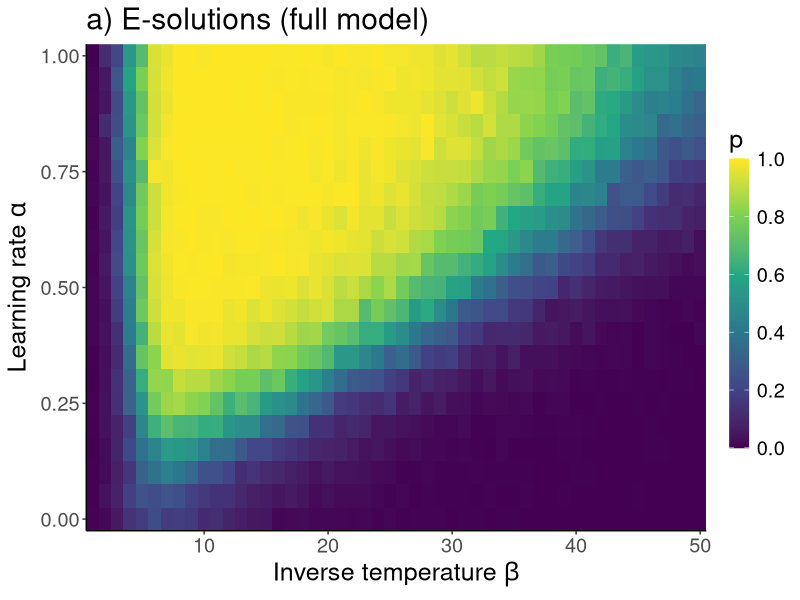
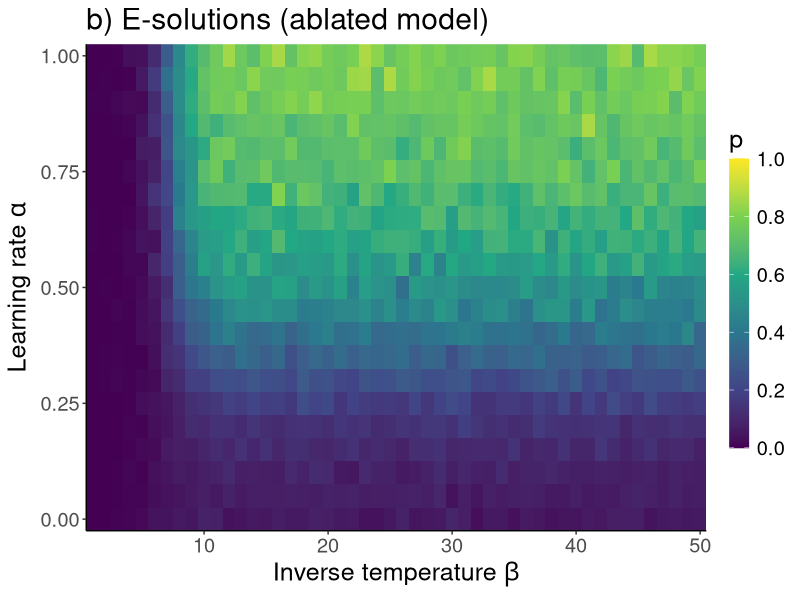
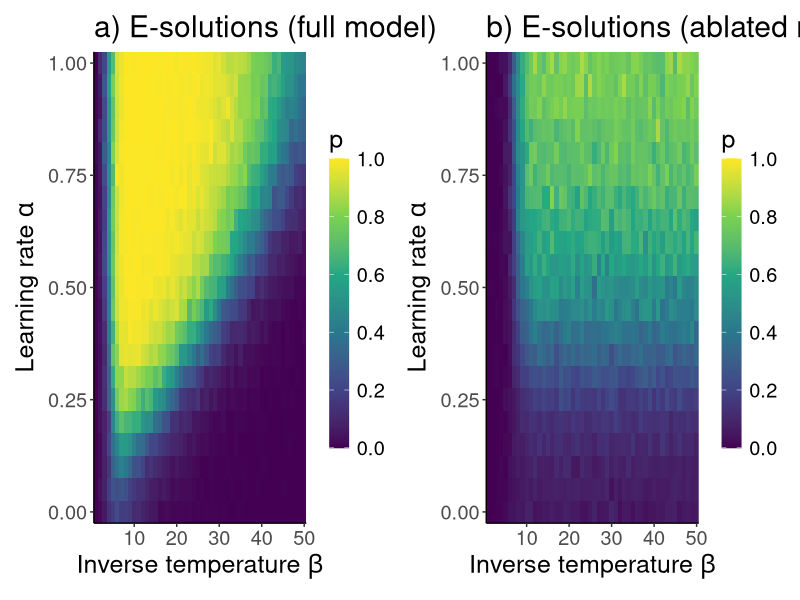

Write R code to recreate these figures, in order.
d<-read.csv('data/esolutions.csv')
d$X<-NULL
dp<-data.frame(probs=as.vector(t(d)), lrate=rep(seq(0, 1, 0.05), 50), alpha=rep(1:50, each=21))

library(ggplot2)
library(viridisLite)
library(patchwork)
library(ggridges)

p1<-ggplot(data.frame(dp), aes(y = lrate, x = alpha, fill=probs)) +
  geom_tile()+
  scale_fill_viridis_c(limits = c(0,1), breaks = c(0, 0.2,0.4,0.6,0.8, 1)) + 
  guides(breaks =seq(-0.2, 1, 0.2), fill = guide_colourbar(barwidth = 1, barheight = 14.5, title="p"))+
  theme_classic() +
  scale_y_continuous(expand=c(0,0))+
  #define new breaks on x-axis
  scale_x_continuous(expand=c(0,0))+
  xlab(expression('Inverse temperature'~beta))+ 
  ylab(expression('Learning rate'~alpha))+
  ggtitle("a) E-solutions (full model)")+
  #adjust text size
  theme(text = element_text(size=18,  family="sans"))
p1

d<-read.csv('data/esolutions_no_physical.csv')
d$X<-NULL
dp<-data.frame(probs=as.vector(t(d)), lrate=rep(seq(0, 1, 0.05), 50), alpha=rep(1:50, each=21))

library(ggplot2)
library(viridisLite)
library(patchwork)
library(ggridges)

p2<-ggplot(data.frame(dp), aes(y = lrate, x = alpha, fill=probs)) +
  geom_tile()+
  scale_fill_viridis_c(limits = c(0,1), breaks = c(0, 0.2,0.4,0.6,0.8, 1)) + 
  guides(breaks =seq(-0.2, 1, 0.2), fill = guide_colourbar(barwidth = 1, barheight = 14.5, title="p"))+
  theme_classic() +
  scale_y_continuous(expand=c(0,0))+
  #define new breaks on x-axis
  scale_x_continuous(expand=c(0,0))+
  xlab(expression('Inverse temperature'~beta))+ 
  ylab(expression('Learning rate'~alpha))+
  ggtitle("b) E-solutions (ablated model)")+
  #adjust text size
  theme(text = element_text(size=18,  family="sans"))
p2

pdf('figures/nophysical.pdf', width=11, height=4.5)
(p1 | p2)+plot_layout(widths = c(1,1))
dev.off()